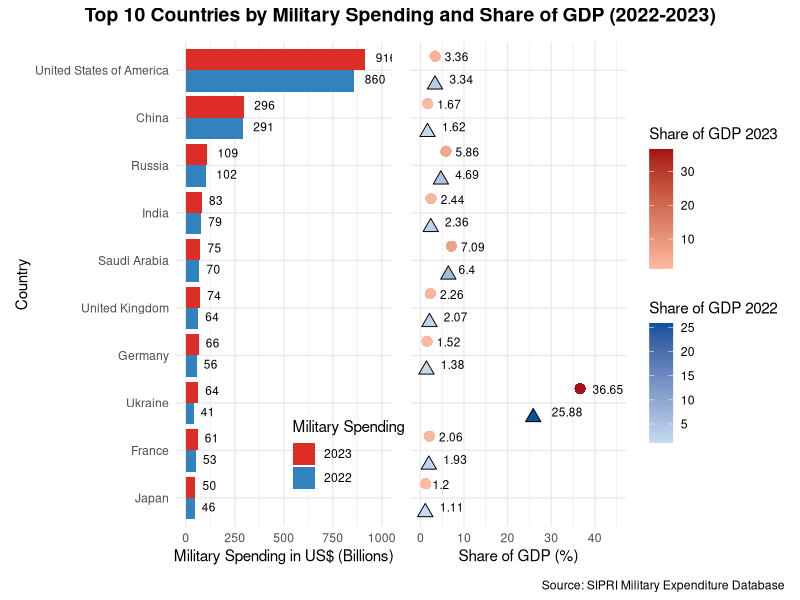

The R script that drew this image:
## ---- chunk 1
#| label: load-libraries
#| message: false

library(readxl)
library(dplyr)
library(ggplot2)
library(tidyverse)
library(patchwork)
## ---- chunk 2
#| label: load-dataset
#| message: false

# Loading of current military spending sheet based on current usd exchange rate
current_us <- read_excel(
  "SIPRI-Milex-data-2018-2023.xlsx", sheet = "Current US$", skip = 5
)

# Loading of percentage of spending based on GDP
share_gdp <- read_excel(
  "SIPRI-Milex-data-2018-2023.xlsx", sheet = "Share of GDP", skip = 5
)
## ---- chunk 3
current_us
share_gdp
## ---- chunk 4
#| label: data-cleaning

# Drop rows that the first column is NA
current_us <- current_us |>
  filter(!is.na(`Country`))

# Drop Notes Column
current_us <- current_us |>
  select(-Notes)

# Change column names from '2018.0' to '2018'
current_us <- current_us |>
  rename_with(~sub("\\.0$", "", .))

# Drop rows that the second column is NA
current_us <- current_us |>
  filter(!is.na(`2018`))

# Mutate '...' values to empty
current_us <- current_us |>
  mutate(across(everything(), ~replace(., . == "...", NA)))

# Convert all columns to numeric
current_us <- current_us |>
  mutate(across(-Country, as.numeric))

# Retain Top 10 Countries in 2023
current_us <- current_us |>
  slice_max(`2023`, n = 10)

current_us
## ---- chunk 5
#| label: data-transformation

# Convert Military Spending from Millions to Billions
current_us <- current_us |>
  mutate(across(-Country, ~. / 1000))

# Convert Data to Integer
current_us <- current_us |>
  mutate(across(-Country, as.integer))

current_us
## ---- chunk 6
#| label: share-of-GDP

# Drop rows that the first column is NA
share_gdp <- share_gdp |>
  filter(!is.na(`Country`))

# Drop Notes Column
share_gdp <- share_gdp |>
  select(-Notes)

# Change column names from '2018.0' to '2018'
share_gdp <- share_gdp |>
  rename_with(~sub("\\.0$", "", .))

# Drop rows that the second column is NA
share_gdp <- share_gdp |>
  filter(!is.na(`2018`))

# Mutate '...' values to empty
share_gdp <- share_gdp |>
  mutate(across(everything(), ~replace(., . == "...", NA)))

# Convert all columns to numeric
share_gdp <- share_gdp |>
  mutate(across(-Country, as.numeric))

# Retain 10 Countries from current_us
share_gdp <- share_gdp |>
  filter(Country %in% current_us$Country)

# Convert to percentage
share_gdp <- share_gdp |>
  mutate(across(-Country, ~. * 100))

# Change to 2 decimal point
share_gdp <- share_gdp |>
  mutate(across(-Country, ~round(., 2)))

share_gdp
## ---- chunk 7
#| label: after-consultation
#| fig.width: 10
#| fig.height: 5

# Restructure Data for Bar Chart
top10_long <- current_us |>
  select(Country, `2022`, `2023`) |>
  pivot_longer(cols = `2022`:`2023`, names_to = "Year", values_to = "Spending")

# Share of GDP Bar Chart
share_gdp_long <- share_gdp |>
  select(Country, `2022`, `2023`) |>
  pivot_longer(cols = `2022`:`2023`, names_to = "Year", values_to = "Share")

# Merge Data
merged_data <- top10_long |>
  left_join(share_gdp_long, by = c("Country", "Year"))

scale_factor <- max(merged_data$Spending) /
  max(merged_data$Share)

merged_data <- merged_data |>
  mutate(
    Country = factor(
      Country, levels = c(
        "Japan",
        "France",
        "Ukraine",
        "Germany",
        "United Kingdom",
        "Saudi Arabia",
        "India",
        "Russia",
        "China",
        "United States of America"
      )
    )
  )

# Bar plot
bar_plot <- ggplot(merged_data, aes(x = Country, y = Spending, fill = Year)) +
  geom_bar(stat = "identity", position = "dodge") +
  geom_text(aes(label = round(Spending, 1)),
            position = position_dodge(width = 0.9),
            vjust = 0.3, hjust = -0.5,
            size = 3) +
  # Manually specify colors
  scale_fill_manual(values = c("2022" = "#3182bd", "2023" = "#de2d26")) +
  guides(
    # Reverse legend order
    fill = guide_legend(reverse = TRUE, title = "Military Spending")
  ) +
  labs(
    x = "Country",
    y = "Military Spending in US$ (Billions)"
  ) +
  ylim(0, 1000) +  # Extend x-axis limits from 0 to 40
  coord_flip() +
  theme_minimal() +
  theme(legend.position = c(.8, .15))


# Separate the data for each year
data_2022 <- merged_data |>
  filter(Year == "2022")

data_2023 <- merged_data |>
  filter(Year == "2023") |>
  arrange(desc(Spending))

# Point plot
point_plot <- ggplot() +
  geom_point(
    data = data_2023,
    aes(x = reorder(Country, Spending),
        y = Share, color = Share),
    shape = 16,
    position = position_nudge(x = 0.3), size = 3.5
  ) +
  scale_color_gradientn(colors = c("#fcbba1", "#a50f15")) +
  geom_point(
    data = data_2022,
    aes(x = Country,
        y = Share,
        fill = Share),
    shape = 24,
    position = position_nudge(x = -0.3), size = 3.5
  ) +
  scale_fill_gradientn(colors = c("#c6dbef", "#08519c")) +
  geom_text(
    data = data_2023,
    aes(x = Country,
        y = Share,
        label = round(Share, 2)),
    position = position_dodge(width = 0.5),
    vjust = -1,
    hjust = -0.4,
    size = 3
  ) +
  geom_text(
    data = data_2022,
    aes(x = Country,
        y = Share,
        label = round(Share, 2)),
    position = position_dodge(width = 0.5),
    vjust = 1.5,
    hjust = -0.6,
    size = 3
  ) +
  coord_flip() +
  guides(
    fill = guide_colorbar(title = "Share of GDP 2022", order = 2),
    color = guide_colorbar(title = "Share of GDP 2023", order = 1)
  ) +
  labs(
    y = "Share of GDP (%)"
  ) +
  ylim(0, 45) +  # Extend x-axis limits from 0 to 40
  theme_minimal() +
  theme(
    axis.text.y = element_blank(),  # Remove y-axis text
    axis.ticks.y = element_blank(), # Remove y-axis ticks
    axis.title.y = element_blank()  # Remove y-axis title
  )

# Combine plots with a shared legend at the bottom
combined_plot <-
  (bar_plot + point_plot) +
  plot_annotation(
    title =
    "Top 10 Countries by Military Spending and Share of GDP (2022-2023)",
    caption = "Source: SIPRI Military Expenditure Database",
    theme = theme(
      # Center the title
      plot.title = element_text(hjust = 0.5, face = "bold", size = 14),
    )
  )

# Display the combined plot
combined_plot
